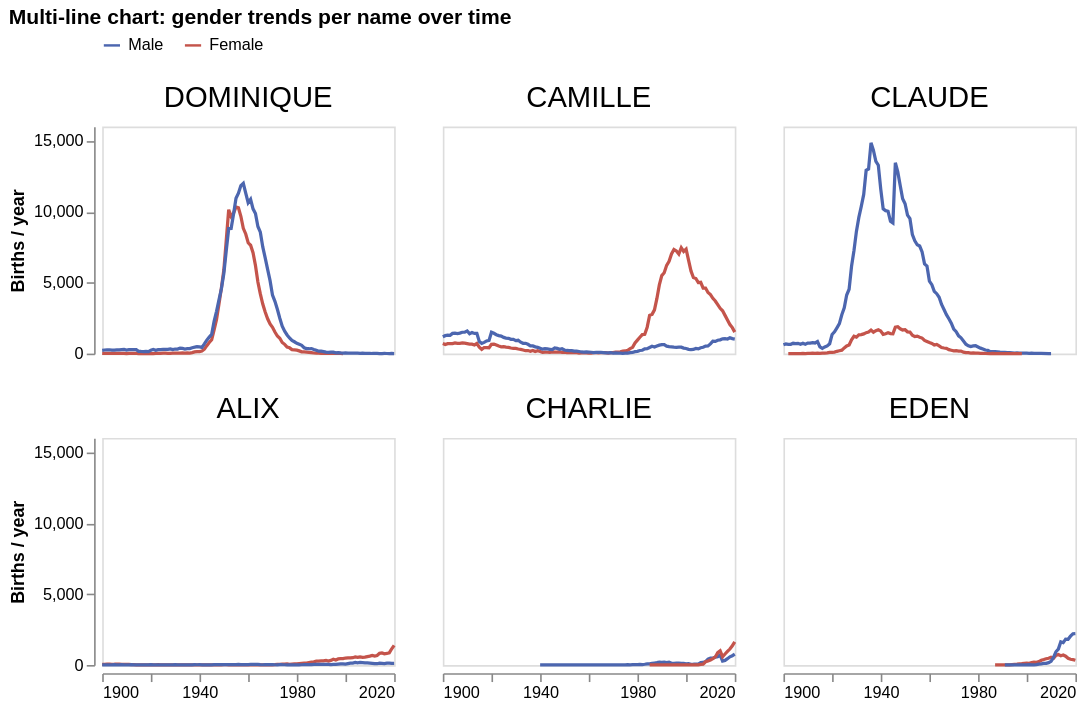

The notebook cell saved with this chart:
### Code cell
color_scale = alt.Scale(domain=["Male", "Female"], range=["#4C66AF", "#C4544B"])
name_order = ["DOMINIQUE", "CAMILLE", "CLAUDE", "ALIX", "CHARLIE", "EDEN"]

multi_line = (
    alt.Chart(trend_year)
    .mark_line(strokeWidth=2)
    .encode(
        x=alt.X("year:Q", title=None, axis=alt.Axis(format="d", tickCount=4, grid=False)),
        y=alt.Y("births:Q", title="Births / year", axis=alt.Axis(grid=False)),
        color=alt.Color("gender:N", scale=color_scale, legend=alt.Legend(orient="top", title=None)),
        tooltip=[
            alt.Tooltip("name:N", title="Name"),
            alt.Tooltip("gender:N", title="Gender"),
            alt.Tooltip("year:Q", title="Year", format="d"),
            alt.Tooltip("births:Q", title="Births", format=","),
        ],
    )
    .properties(width=180, height=140)
    .facet(
        facet=alt.Facet("name:N", sort=name_order, header=alt.Header(title=None, labelFontSize=18, labelPadding=8)),
        columns=3,
    )
    .resolve_scale(y="shared")
    .properties(title="Multi-line chart: gender trends per name over time")
)

multi_line

### Figure 1 — Vega-Lite specification as saved in the notebook (floating-point values rounded to 4 significant figures; data arrays with more than 128 entries replaced by an {"elided": "..."} marker saying what was removed)
{"config": {"view": {"continuousWidth": 300, "continuousHeight": 300}}, "data": {"name": "data-d25e56aae5c8d8e3007c80a2919fdbb7"}, "facet": {"field": "name", "header": {"labelFontSize": 18, "labelPadding": 8, "title": null}, "sort": ["DOMINIQUE", "CAMILLE", "CLAUDE", "ALIX", "CHARLIE", "EDEN"], "type": "nominal"}, "spec": {"mark": {"type": "line", "strokeWidth": 2}, "encoding": {"color": {"field": "gender", "legend": {"orient": "top", "title": null}, "scale": {"domain": ["Male", "Female"], "range": ["#4C66AF", "#C4544B"]}, "type": "nominal"}, "tooltip": [{"field": "name", "title": "Name", "type": "nominal"}, {"field": "gender", "title": "Gender", "type": "nominal"}, {"field": "year", "format": "d", "title": "Year", "type": "quantitative"}, {"field": "births", "format": ",", "title": "Births", "type": "quantitative"}], "x": {"axis": {"format": "d", "grid": false, "tickCount": 4}, "field": "year", "title": null, "type": "quantitative"}, "y": {"axis": {"grid": false}, "field": "births", "title": "Births / year", "type": "quantitative"}}, "height": 140, "width": 180}, "columns": 3, "resolve": {"scale": {"y": "shared"}}, "title": "Multi-line chart: gender trends per name over time", "$schema": "https://vega.github.io/schema/vega-lite/v6.4.1.json", "datasets": {"data-d25e56aae5c8d8e3007c80a2919fdbb7": {"elided": "1056 records"}}}
